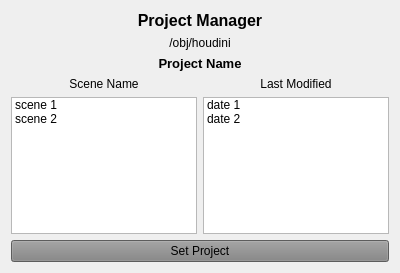
<?xml version="1.0" encoding="UTF-8"?>
<ui version="4.0">
 <class>Form</class>
 <widget class="QWidget" name="Form">
  <property name="geometry">
   <rect>
    <x>0</x>
    <y>0</y>
    <width>400</width>
    <height>273</height>
   </rect>
  </property>
  <property name="windowTitle">
   <string>Form</string>
  </property>
  <property name="styleSheet">
   <string notr="true"/>
  </property>
  <layout class="QGridLayout" name="gridLayout">
   <item row="0" column="0">
    <layout class="QVBoxLayout" name="verticalLayout">
     <item>
      <widget class="QLabel" name="label">
       <property name="font">
        <font>
         <pointsize>12</pointsize>
         <weight>75</weight>
         <bold>true</bold>
        </font>
       </property>
       <property name="styleSheet">
        <string notr="true">font: bold 12pt;</string>
       </property>
       <property name="text">
        <string>Project Manager</string>
       </property>
       <property name="alignment">
        <set>Qt::AlignCenter</set>
       </property>
      </widget>
     </item>
     <item>
      <widget class="QLabel" name="projectpath">
       <property name="text">
        <string>/obj/houdini</string>
       </property>
       <property name="alignment">
        <set>Qt::AlignCenter</set>
       </property>
      </widget>
     </item>
     <item>
      <widget class="QLabel" name="projectname">
       <property name="font">
        <font>
         <pointsize>10</pointsize>
         <weight>75</weight>
         <bold>true</bold>
        </font>
       </property>
       <property name="text">
        <string>Project Name</string>
       </property>
       <property name="alignment">
        <set>Qt::AlignCenter</set>
       </property>
      </widget>
     </item>
     <item>
      <layout class="QHBoxLayout" name="horizontalLayout_4">
       <item>
        <widget class="QLabel" name="label_3">
         <property name="text">
          <string>Scene Name</string>
         </property>
         <property name="alignment">
          <set>Qt::AlignCenter</set>
         </property>
        </widget>
       </item>
       <item>
        <widget class="QLabel" name="label_2">
         <property name="text">
          <string>Last Modified</string>
         </property>
         <property name="alignment">
          <set>Qt::AlignCenter</set>
         </property>
        </widget>
       </item>
      </layout>
     </item>
     <item>
      <layout class="QHBoxLayout" name="horizontalLayout">
       <item>
        <widget class="QListWidget" name="scenelist">
         <item>
          <property name="text">
           <string>scene 1</string>
          </property>
         </item>
         <item>
          <property name="text">
           <string>scene 2</string>
          </property>
         </item>
        </widget>
       </item>
       <item>
        <widget class="QListWidget" name="datelist">
         <item>
          <property name="text">
           <string>date 1</string>
          </property>
         </item>
         <item>
          <property name="text">
           <string>date 2</string>
          </property>
         </item>
        </widget>
       </item>
      </layout>
     </item>
     <item>
      <layout class="QHBoxLayout" name="horizontalLayout_2">
       <item>
        <widget class="QPushButton" name="setproj">
         <property name="styleSheet">
          <string notr="true">background-color: rgb(130, 130, 130);
font: 14pt &quot;MS Shell Dlg 2&quot;;</string>
         </property>
         <property name="text">
          <string>Set Project</string>
         </property>
        </widget>
       </item>
      </layout>
     </item>
    </layout>
   </item>
  </layout>
 </widget>
 <resources/>
 <connections/>
</ui>
